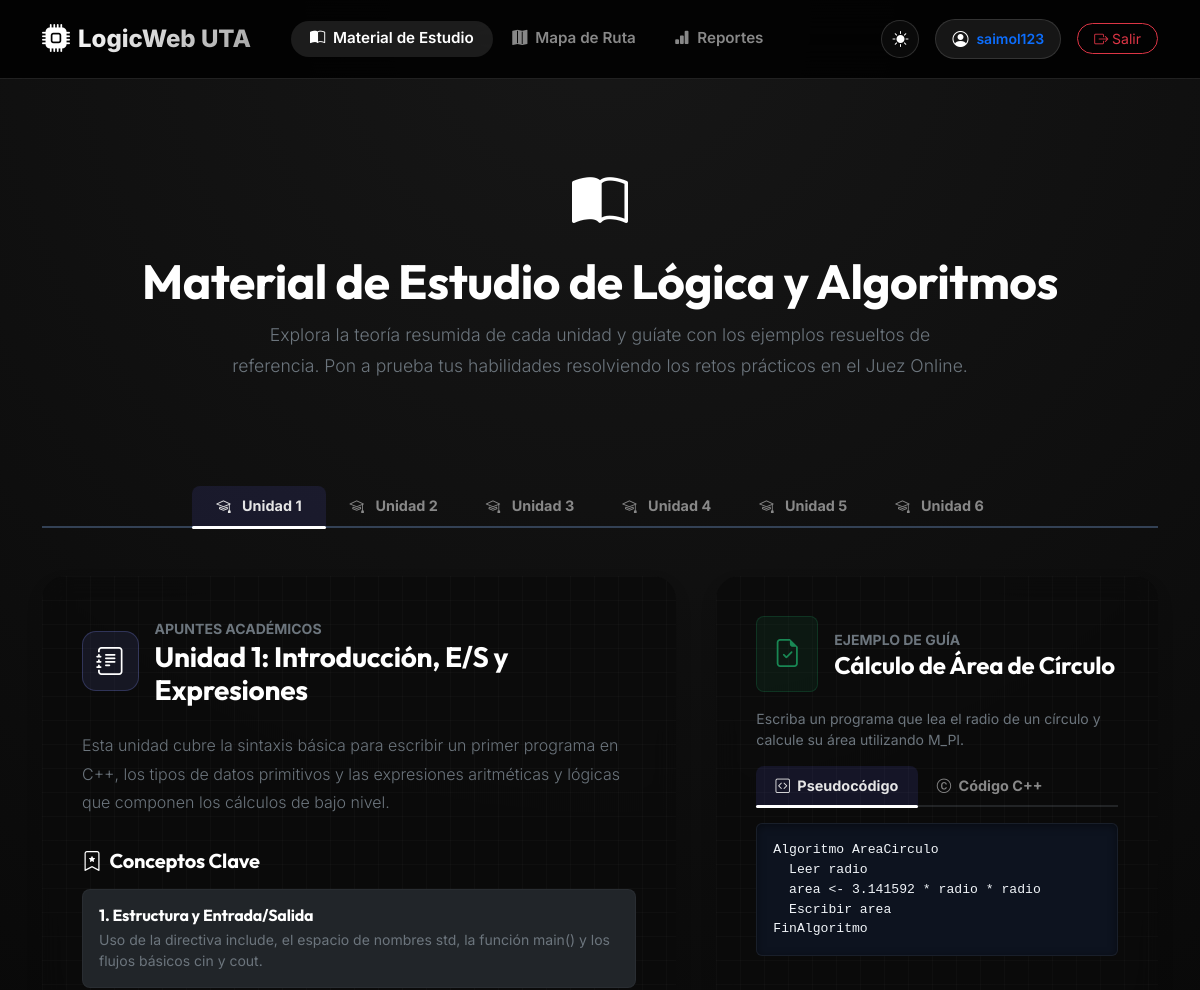
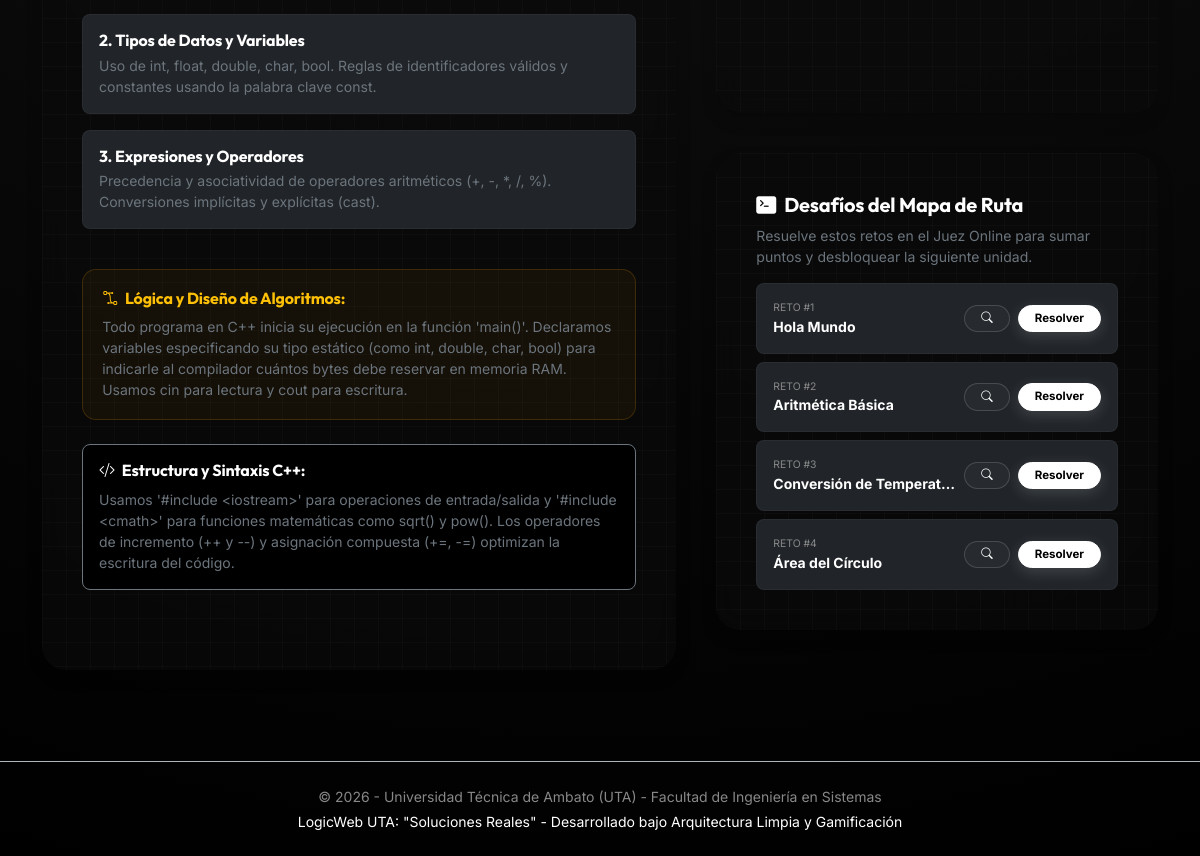
The page /theory/material (signed in) on the database its author committed (2 pictures, top to bottom).
### app/infrastructure/database/models.py (models this page shows, shortened)
class UserModel(db.Model):
    __tablename__ = 'usuarios'
    id = db.Column(db.Integer, primary_key=True, autoincrement=True)
    username = db.Column(db.String(80), unique=True, nullable=False)
    email = db.Column(db.String(120), unique=True, nullable=False)
    password_hash = db.Column(db.String(256), nullable=False)
    fecha_registro = db.Column(db.DateTime, default=datetime.utcnow)
    def to_domain(self) -> Usuario:
        return Usuario(
            id=self.id,
            username=self.username,
            email=self.email,
            password_hash=self.password_hash,
            fecha_registro=self.fecha_registro
        )

class ExerciseModel(db.Model):
    __tablename__ = 'ejercicios'
    id = db.Column(db.Integer, primary_key=True, autoincrement=True)
    unidad_id = db.Column(db.Integer, nullable=False)
    titulo = db.Column(db.String(200), nullable=False)
    descripcion_caso_real = db.Column(db.Text, nullable=False)
    pseudocodigo = db.Column(db.Text, nullable=False)
    codigo_fuente_cpp = db.Column(db.Text, nullable=True) # Código real C++ para mostrar al estudiante
    diagrama_ruta = db.Column(db.String(255), nullable=False)
    ruta_binario_cpp = db.Column(db.String(255), nullable=False)
    def to_domain(self) -> Ejercicio:
        return Ejercicio(
            id=self.id,
            unidad_id=self.unidad_id,
            titulo=self.titulo,
            descripcion_caso_real=self.descripcion_caso_real,
            pseudocodigo=self.pseudocodigo,
            diagrama_ruta=self.diagrama_ruta,
            ruta_binario_cpp=self.ruta_binario_cpp,
            codigo_fuente_cpp=self.codigo_fuente_cpp
        )

### app/infrastructure/web/theory.py (the view)
@theory_bp.route('/material')
@login_required
def study_material():
    ejercicio_repo = SqliteEjercicioRepository()
    todos_ejercicios = ejercicio_repo.obtener_todos()
    unidades_material = []
    for uid, teoria in UNIDADES_TEORIA.items():
        ejercicios_unidad = [e for e in todos_ejercicios if e.unidad_id == uid]
        unidades_material.append({
            "id": uid,
            "titulo": teoria["titulo"],
            "introduccion": teoria["introduccion"],
            "logica_algoritmos": teoria["logica_algoritmos"],
            "sintaxis_cpp": teoria["sintaxis_cpp"],
            "secciones": teoria["secciones"],
            "ejercicio_referencia": teoria["ejercicio_referencia"],
            "ejercicios": ejercicios_unidad
        })
    return render_template(
        'theory/material.html',
        unidades=unidades_material
    )

### app/templates/theory/material.html (shortened to what this page needs)
{% extends 'base.html' %}
{% block content %}
<div class="container my-4">
    <div class="text-center py-4 mb-5">
        <div class="mb-3">
            <i class="bi bi-book-half text-white display-4 animate-pulse"></i>
        </div>
        <h1 class="display-5 fw-bold text-white mb-2" style="font-family: 'Outfit', sans-serif;">
            Material de Estudio de <span class="text-accent">Lógica y Algoritmos</span>
        </h1>
        <p class="lead text-secondary mx-auto mb-4" style="max-width: 750px; font-size: 1.1rem;">
            Explora la teoría resumida de cada unidad y guíate con los ejemplos resueltos de referencia. Pon a prueba tus habilidades resolviendo los retos prácticos en el Juez Online.
        </p>
    </div>
    <ul class="nav nav-tabs nav-tabs-classroom justify-content-center mb-5" id="unitTabs" role="tablist">
        {% for u in unidades %}
        <li class="nav-item" role="presentation">
            <button class="nav-link {% if loop.first %}active{% endif %} px-4"
                    id="unit-tab-{{ u.id }}"
                    data-bs-toggle="tab"
                    data-bs-target="#unit-content-{{ u.id }}"
                    type="button"
                    role="tab"
                    aria-controls="unit-content-{{ u.id }}"
                    aria-selected="{% if loop.first %}true{% else %}false{% endif %}">
                <i class="bi bi-mortarboard me-2"></i> Unidad {{ u.id }}
            </button>
        </li>
        {% endfor %}
    </ul>
    <div class="tab-content" id="unitTabsContent">
        {% for u in unidades %}
        <div class="tab-pane fade {% if loop.first %}show active{% endif %}"
             id="unit-content-{{ u.id }}"
             role="tabpanel"
             aria-labelledby="unit-tab-{{ u.id }}">
            <div class="row">
                <div class="col-lg-7 mb-4">
                    <div class="card card-glass border-0 h-100 shadow">
                        <div class="d-flex align-items-center mb-4">
                            <div class="icon-frame-cozy me-3">
                                <i class="bi bi-journal-text text-accent fs-3"></i>
                            </div>
                            <div>
                                <span class="text-secondary small fw-bold">APUNTES ACADÉMICOS</span>
                                <h3 class="text-white mb-0 fw-bold">{{ u.titulo }}</h3>
                            </div>
                        </div>
                        <p class="text-secondary lead mb-4" style="font-size: 1rem; line-height: 1.6;">
                            {{ u.introduccion }}
                        </p>
                        <div class="mb-4">
                            <h5 class="text-white fw-bold mb-3"><i class="bi bi-bookmark-star text-accent me-1"></i> Conceptos Clave</h5>
                            {% for sec in u.secciones %}
                            <div class="p-3 bg-dark bg-opacity-20 border border-secondary border-opacity-10 rounded-3 mb-3">
                                <h6 class="text-white fw-bold mb-1">{{ sec.subtitulo }}</h6>
                                <p class="text-secondary small mb-0" style="line-height: 1.5;">{{ sec.contenido }}</p>
                            </div>
                            {% endfor %}
                        </div>
                        <div class="classroom-advice-box mb-4">
                            <h6 class="text-warning fw-bold mb-2">
                                <i class="bi bi-bezier2 me-1"></i> Lógica y Diseño de Algoritmos:
                            </h6>
                            <p class="text-secondary small mb-0" style="line-height: 1.5;">
                                {{ u.logica_algoritmos }}
                            </p>
                        </div>
                        <div class="p-3 rounded-3 border border-secondary border-opacity-15 bg-black bg-opacity-40">
                            <h6 class="text-white fw-bold mb-2">
                                <i class="bi bi-code-slash text-accent me-1"></i> Estructura y Sintaxis C++:
                            </h6>
                            <p class="text-secondary small mb-0" style="line-height: 1.5;">
                                {{ u.sintaxis_cpp }}
                            </p>
                        </div>
                    </div>
                </div>
                <div class="col-lg-5 mb-4 d-flex flex-column">
                    <div class="card card-glass border-0 shadow mb-4 p-4 flex-fill">
                        <div class="d-flex align-items-center mb-3">
                            <div class="p-3 bg-success bg-opacity-10 rounded-3 border border-success border-opacity-25 me-3">
                                <i class="bi bi-file-earmark-check text-success fs-3 animate-pulse"></i>
                            </div>
                            <div>
                                <span class="text-secondary small fw-bold">EJEMPLO DE GUÍA</span>
                                <h4 class="text-white mb-0 fw-bold">{{ u.ejercicio_referencia.titulo }}</h4>
                            </div>
                        </div>
                        <p class="text-secondary small mb-3">
                            {{ u.ejercicio_referencia.descripcion }}
                        </p>
                        <ul class="nav nav-tabs nav-tabs-classroom border-secondary border-opacity-25 mb-3" id="refTabs-{{ u.id }}" role="tablist">
                            <li class="nav-item" role="presentation">
                                <button class="nav-link active py-1.5"
                                        id="pseudo-tab-{{ u.id }}"
                                        data-bs-toggle="tab"
                                        data-bs-target="#pseudo-pane-{{ u.id }}"
                                        type="button"
                                        role="tab"
                                        aria-controls="pseudo-pane-{{ u.id }}"
                                        aria-selected="true">
                                    <i class="bi bi-code-square me-1"></i> Pseudocódigo
                                </button>
                            </li>
                            <li class="nav-item" role="presentation">
                                <button class="nav-link py-1.5"
                                        id="cpp-tab-{{ u.id }}"
                                        data-bs-toggle="tab"
                                        data-bs-target="#cpp-pane-{{ u.id }}"
                                        type="button"
                                        role="tab"
                                        aria-controls="cpp-pane-{{ u.id }}"
                                        aria-selected="false">
                                    <i class="bi bi-c-circle me-1"></i> Código C++
                                </button>
                            </li>
                        </ul>
                        <div class="tab-content" id="refTabsContent-{{ u.id }}">
                            <div class="tab-pane fade show active" id="pseudo-pane-{{ u.id }}" role="tabpanel" aria-labelledby="pseudo-tab-{{ u.id }}">
                                <pre class="code-block font-monospace p-3 rounded mb-0" style="max-height: 320px; overflow-y: auto; font-size: 0.82rem;"><code>{{ u.ejercicio_referencia.pseudocodigo }}</code></pre>
                            </div>
                        </div>
                    </div>
                    <div class="card card-glass border-0 shadow p-4">
                        <h5 class="text-white mb-2 fw-bold"><i class="bi bi-terminal-fill text-accent me-2"></i>Desafíos del Mapa de Ruta</h5>
                        <p class="text-secondary small mb-3">
                            Resuelve estos retos en el Juez Online para sumar puntos y desbloquear la siguiente unidad.
                        </p>
                        <div class="d-flex flex-column gap-2">
                            {% for ej in u.ejercicios %}
                            <div class="p-3 bg-dark bg-opacity-20 border border-secondary border-opacity-10 rounded-3 d-flex justify-content-between align-items-center">
                                <div class="text-truncate me-2" style="max-width: 60%;">
                                    <span class="text-muted small d-block" style="font-size: 0.65rem;">RETO #{{ ej.id }}</span>
                                    <span class="text-white fw-bold small text-truncate d-block">{{ ej.titulo.split(': ')[1] if ': ' in ej.titulo else ej.titulo }}</span>
                                </div>
                                <div class="d-flex gap-2">
                                    <a href="{{ url_for('solved.view_solved', ejercicio_id=ej.id) }}" class="btn btn-glass-secondary py-1 px-3 rounded-pill text-center" style="font-size: 0.72rem;" title="Ver guía resuelta">
                                        <i class="bi bi-search"></i>
                                    </a>
                                    <a href="{{ url_for('interactive.view_interactive', ejercicio_id=ej.id) }}" class="btn btn-accent py-1 px-3 rounded-pill text-center fw-bold" style="font-size: 0.72rem;">
                                        Resolver
                                    </a>
                                </div>
                            </div>
                            {% endfor %}
                        </div>
                    </div>
                </div>
            </div>
        </div>
        {% endfor %}
    </div>
</div>
{% endblock %}

### app/templates/base.html (shortened to what this page needs)
<!DOCTYPE html>
<html lang="es">
<head>
    <link href="https://cdn.jsdelivr.net/npm/bootstrap@5.3.2/dist/css/bootstrap.min.css" rel="stylesheet">
    <link rel="stylesheet" href="https://cdn.jsdelivr.net/npm/bootstrap-icons@1.11.2/font/bootstrap-icons.min.css">
    <link rel="stylesheet" href="{{ url_for('static', filename='css/custom.css') }}">
</head>
<body>
    <nav class="navbar navbar-expand-lg sticky-top navbar-glass">
        <div class="container">
            <a class="navbar-brand d-flex align-items-center" href="{{ url_for('index') }}" id="nav-brand-logo">
                <i class="bi bi-cpu-fill text-accent me-2 fs-3 animate-pulse"></i>
                <span class="brand-text">LogicWeb <span class="text-accent">UTA</span></span>
            </a>
            {% if g.usuario %}
            <div class="collapse navbar-collapse" id="navbarContent">
                <ul class="navbar-nav me-auto mb-2 mb-lg-0 ms-lg-4">
                    <li class="nav-item">
                        <a class="nav-link {% if request.endpoint == 'theory.study_material' %}active{% endif %}" href="{{ url_for('theory.study_material') }}" id="nav-study-material">
                            <i class="bi bi-book-half me-1"></i> Material de Estudio
                        </a>
                    </li>
                    <li class="nav-item">
                        <a class="nav-link {% if request.endpoint == 'theory.learning_path' %}active{% endif %}" href="{{ url_for('theory.learning_path') }}" id="nav-learning-path">
                            <i class="bi bi-map-fill me-1"></i> Mapa de Ruta
                        </a>
                    </li>
                    <li class="nav-item">
                        <a class="nav-link {% if request.endpoint == 'reports.dashboard' %}active{% endif %}" href="{{ url_for('reports.dashboard') }}" id="nav-dashboard">
                            <i class="bi bi-bar-chart-fill me-1"></i> Reportes
                        </a>
                    </li>
                </ul>
                <div class="d-flex align-items-center gap-3">
                    <button id="theme-toggle-btn" class="btn btn-glass-secondary rounded-circle p-0 d-flex align-items-center justify-content-center" style="width: 38px; height: 38px;" title="Cambiar Tema (Claro/Oscuro)">
                        <i id="theme-toggle-icon" class="bi bi-sun-fill text-warning"></i>
                    </button>
                    <a href="{{ url_for('auth.profile') }}" class="user-badge px-3 py-1.5 rounded-pill d-flex align-items-center text-decoration-none hover-border-accent" title="Configuración de Perfil" id="nav-user-profile-link">
                        <i class="bi bi-person-circle text-accent me-2"></i>
                        <span class="fw-semibold small" id="nav-username">{{ g.usuario.username }}</span>
                    </a>
                    <a href="{{ url_for('auth.logout') }}" class="btn btn-outline-danger btn-sm rounded-pill px-3" id="nav-logout-btn">
                        <i class="bi bi-box-arrow-right"></i> Salir
                    </a>
                </div>
            </div>
            {% endif %}
        </div>
    </nav>
    <main class="py-4" id="main-content-area">
        {% block content %}{% endblock %}
    </main>
    <footer class="footer py-4 mt-auto border-top border-dark-subtle">
        <div class="container text-center">
            <p class="mb-1 text-muted small">&copy; 2026 - Universidad Técnica de Ambato (UTA) - Facultad de Ingeniería en Sistemas</p>
            <p class="mb-0 text-muted-accent small">LogicWeb UTA: "Soluciones Reales" - Desarrollado bajo Arquitectura Limpia y Gamificación</p>
        </div>
    </footer>
</body>
</html>

### rows shown on the page
UserModel: usuario.username "saimol123"
ExerciseModel: id "1", titulo "Hola Mundo"
ExerciseModel: id "2", titulo "Aritmética Básica"
ExerciseModel: id "3", titulo "Conversión de Temperat…"
ExerciseModel: id "4", titulo "Área del Círculo"

### other values the page prints
{{ u.id }} "1" "2" "3" "4" "5" "6"
{{ u.titulo }} "Unidad 1: Introducción, E/S y Expresiones"
{{ u.introduccion }} "Esta unidad cubre la sintaxis básica para escribir un primer programa en C++, los tipos de datos primitivos y las expresiones aritméticas y lógicas que componen los cálculos de bajo nivel."
{{ sec.subtitulo }} "1. Estructura y Entrada/Salida" "2. Tipos de Datos y Variables" "3. Expresiones y Operadores"
{{ sec.contenido }} "Uso de la directiva include, el espacio de nombres std, la función main() y los flujos básicos cin y cout." "Uso de int, float, double, char, bool. Reglas de identificadores válidos y constantes usando la palabra clave const." "Precedencia y asociatividad de operadores aritméticos (+, -, *, /, %). Conversiones implícitas y explícitas (cast)."
{{ u.ejercicio_referencia.titulo }} "Cálculo de Área de Círculo"
{{ u.ejercicio_referencia.descripcion }} "Escriba un programa que lea el radio de un círculo y calcule su área utilizando M_PI."
{{ u.ejercicio_referencia.pseudocodigo }} "Algoritmo AreaCirculo Leer radio area <- 3.141592 * radio * radio Escribir area FinAlgoritmo"
